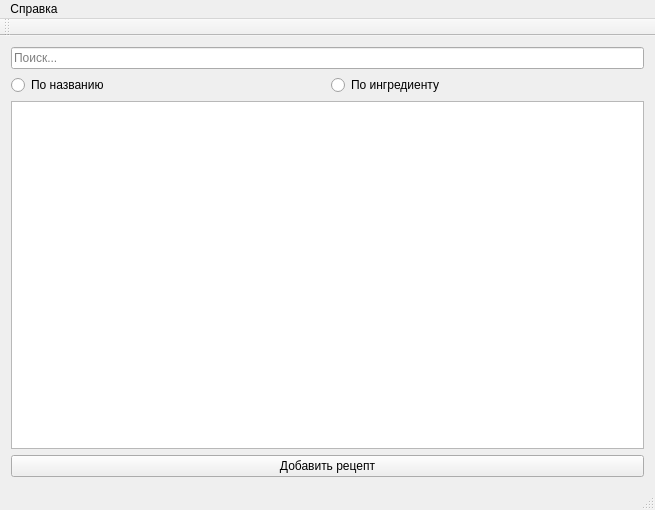
<?xml version="1.0" encoding="UTF-8"?>
<ui version="4.0">
 <class>RecipeBook</class>
 <widget class="QMainWindow" name="RecipeBook">
  <property name="geometry">
   <rect>
    <x>0</x>
    <y>0</y>
    <width>655</width>
    <height>510</height>
   </rect>
  </property>
  <property name="windowTitle">
   <string>Книга рецептов</string>
  </property>
  <widget class="QWidget" name="centralWidget">
   <layout class="QVBoxLayout" name="verticalLayout">
    <item>
     <widget class="QLineEdit" name="searchBar">
      <property name="placeholderText">
       <string>Поиск...</string>
      </property>
     </widget>
    </item>
    <item>
     <layout class="QHBoxLayout" name="horizontalLayout">
      <item>
       <widget class="QRadioButton" name="searchByNameRB">
        <property name="text">
         <string>По названию</string>
        </property>
       </widget>
      </item>
      <item>
       <widget class="QRadioButton" name="searchByIngredientRB">
        <property name="text">
         <string>По ингредиенту</string>
        </property>
       </widget>
      </item>
     </layout>
    </item>
    <item>
     <widget class="QListWidget" name="recipeList">
      <property name="iconSize">
       <size>
        <width>150</width>
        <height>150</height>
       </size>
      </property>
      <property name="isWrapping" stdset="0">
       <bool>false</bool>
      </property>
      <property name="wordWrap">
       <bool>true</bool>
      </property>
     </widget>
    </item>
    <item>
     <widget class="QPushButton" name="addRecipeButton">
      <property name="text">
       <string>Добавить рецепт</string>
      </property>
     </widget>
    </item>
   </layout>
  </widget>
  <widget class="QMenuBar" name="menuBar">
   <property name="geometry">
    <rect>
     <x>0</x>
     <y>0</y>
     <width>655</width>
     <height>21</height>
    </rect>
   </property>
   <widget class="QMenu" name="menu">
    <property name="title">
     <string>Справка</string>
    </property>
   </widget>
   <addaction name="menu"/>
  </widget>
  <widget class="QToolBar" name="mainToolBar">
   <attribute name="toolBarArea">
    <enum>TopToolBarArea</enum>
   </attribute>
   <attribute name="toolBarBreak">
    <bool>false</bool>
   </attribute>
  </widget>
  <widget class="QStatusBar" name="statusBar"/>
 </widget>
 <layoutdefault spacing="6" margin="11"/>
 <resources/>
 <connections/>
</ui>
